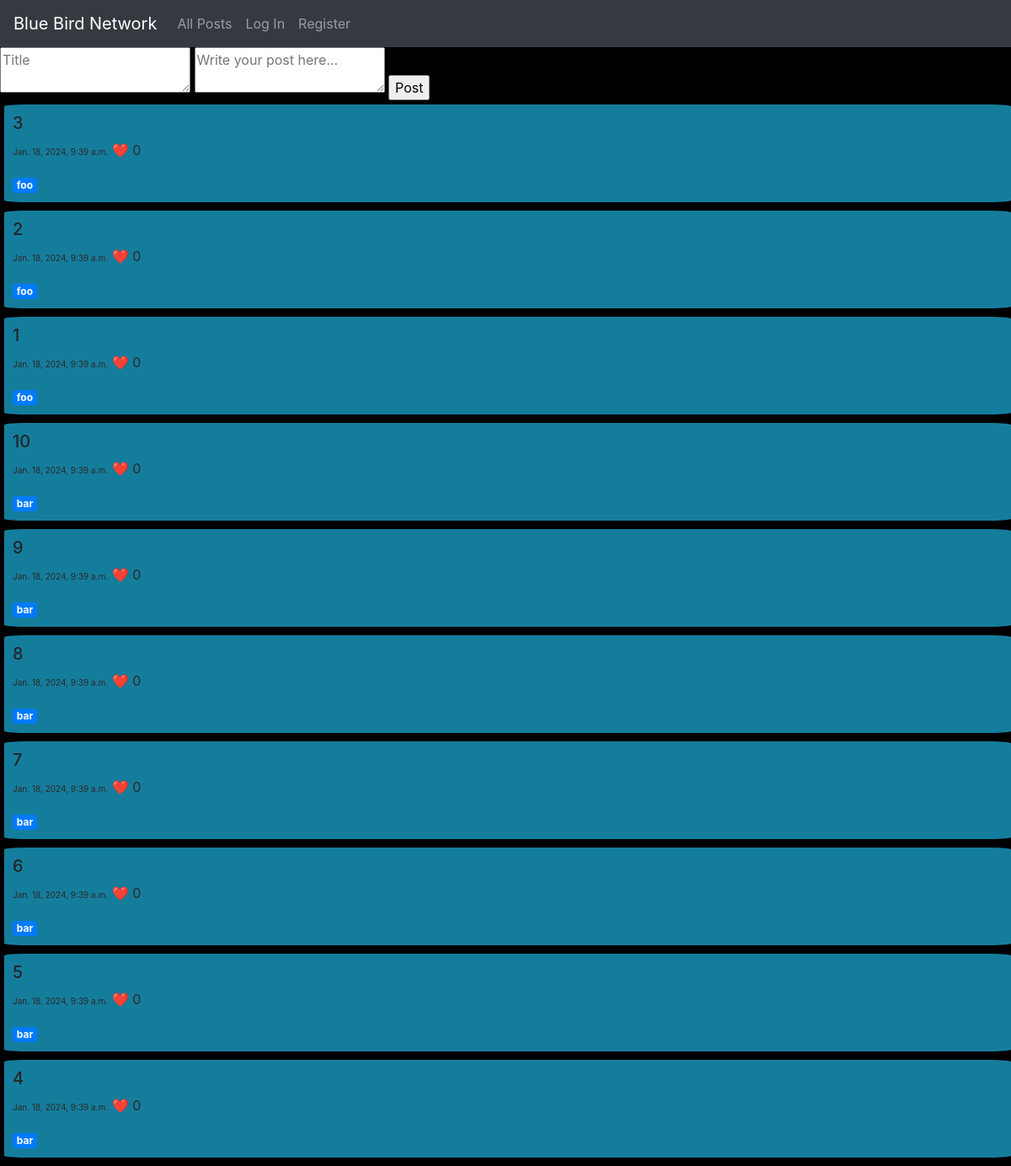
/, run on an earlier commit of the app's database.
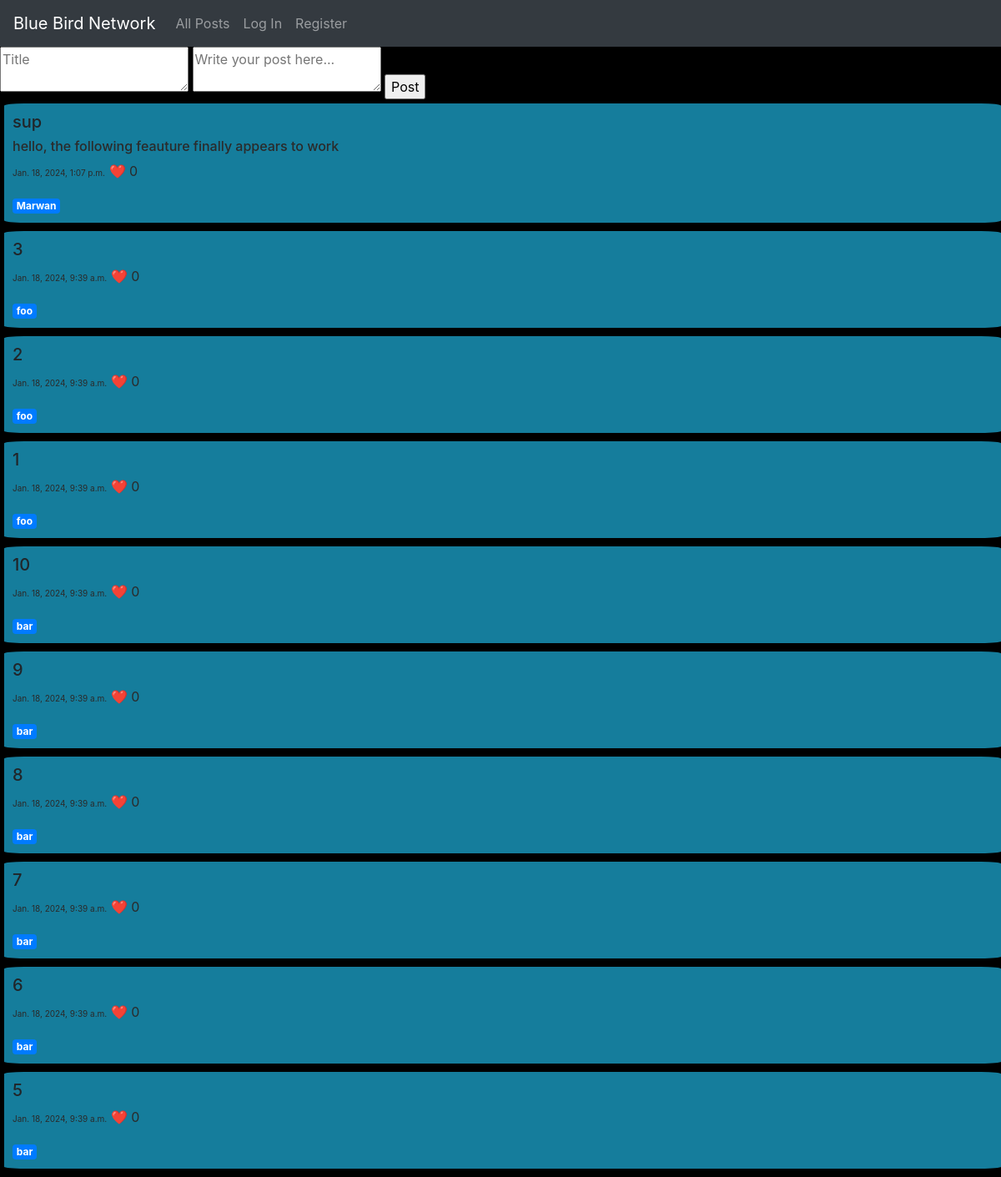
And on a later commit of the database.
### network/models.py (models this page shows, shortened)
class Tweet(models.Model):
    user = models.ForeignKey(User, on_delete=models.CASCADE, related_name= "user1")
    title = models.CharField(max_length=64)
    content = models.TextField()
    timestamp = models.DateTimeField(auto_now_add=True)
    likes = models.IntegerField(default = 0)

class User(AbstractUser):
    pass

### network/views.py (the view)
# urls.py: path("", views.index, name="index"),
def index(request):
    pageNumber = int(request.GET.get('page', 1))
    nextPageUrl = '?page=' + str(pageNumber + 1)
    lastPageUrl = '?page=' + str(pageNumber - 1) if pageNumber > 1 else ""
    displacementAmount = (pageNumber - 1) * 10
    old_posts = Tweet.objects.all().order_by("-timestamp")[displacementAmount:displacementAmount+10]
    morePosts = Tweet.objects.all().order_by("-timestamp")[displacementAmount+10:displacementAmount+20].exists()
    return render(request, "network/index.html", {'old_posts': old_posts, 'nextPageUrl': nextPageUrl , 'lastPageUrl': lastPageUrl, "more_posts":morePosts})

### network/templates/network/index.html (shortened to what this page needs)
{% extends "network/layout.html" %}
{% block body %}
    <html lang="en">
        <body>
            <form id="post-form" method="POST">
                <textarea id="title-content" name = "title" placeholder = "Title"></textarea>
                <textarea id="post-content" name="content" placeholder="Write your post here..."></textarea>
                <input style="margin-bottom: 5px; " id = "submit-post" type="submit" value="Post">
            </form>
            {% for post in old_posts %}
                <div id = "old_posts">
                    <h5>{{ post.title }}</h5>
                    <h6 style="color:rgb(43, 42, 42);">{{ post.content }}</h6>
                    <p style=" color:rgb(43, 42, 42);"><span style = "font-size: x-small;">{{ post.timestamp }}</span> ❤️ <span>{{ post.likes }}</span></p>
                    <a href="{% url 'smprofile' post.user.username %}" class="badge badge-primary">{{ post.user }}</a>
                </div>
            {% endfor %}
        </body>
    </html>
{% endblock %}

What changed in the data, as far as the page shows it:
no longer on this page (row unchanged): Tweet: title "4", timestamp "Jan. 18, 2024, 9:39 a.m.", likes "0", user "bar"
added Tweet: title "sup", content "hello, the following feauture finally appears to work", timestamp "Jan. 18, 2024, 1:07 p.m.", likes "0", user "Marwan"
